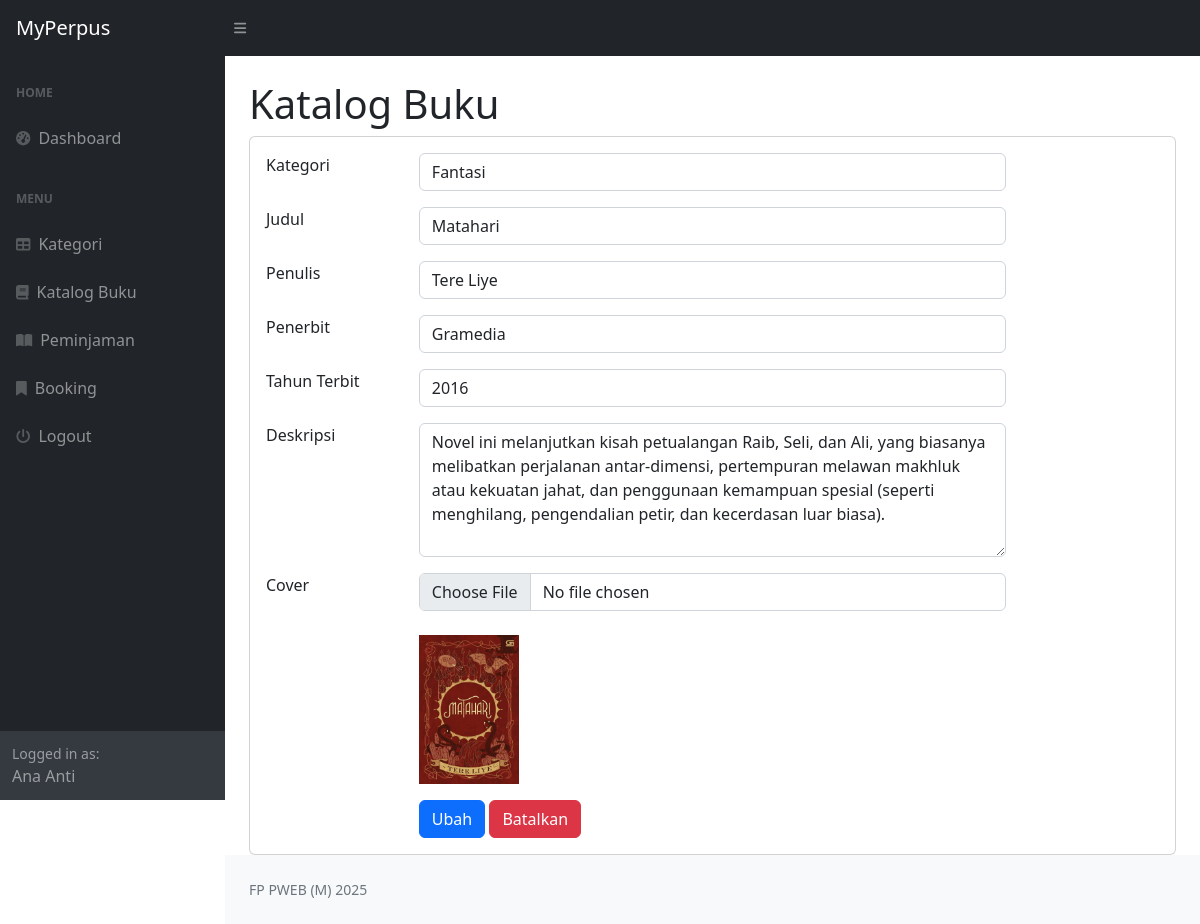
Screenshot of /index.php?page=buku_ubah&id=3 (signed in) with the database file from the repository.
### tables this page shows
CREATE TABLE `buku` (
  `id_buku` int(11) NOT NULL,
  `id_kategori` int(11) DEFAULT NULL,
  `judul` varchar(255) DEFAULT NULL,
  `penulis` varchar(255) DEFAULT NULL,
  `penerbit` varchar(255) DEFAULT NULL,
  `tahun_terbit` int(11) DEFAULT NULL,
  `deskripsi` text DEFAULT NULL,
  `status_buku` enum('dipinjam','dibooking','tersedia') DEFAULT 'tersedia',
  `cover` varchar(255) DEFAULT NULL
);

CREATE TABLE `kategori_buku` (
  `id_kategori` int(11) NOT NULL,
  `kategori` varchar(255) DEFAULT NULL
);

### buku_ubah.php (the view, shortened to what this page needs)
<h1 class="mt-4">Katalog Buku</h1>
<div class="card">
    <div class="card-body">
        <div class="row">
            <div class="col-md-12">
                <form method="post" enctype="multipart/form-data">
                    <?php
                        $id = $_GET['id'];
                        $query = mysqli_query($koneksi, "SELECT * FROM buku WHERE id_buku=$id");
                        $data = mysqli_fetch_array($query);
                    ?>
                    <div class="row mb-3">
                        <div class="col-md-2">Kategori</div>
                        <div class="col-md-8">
                            <select name="id_kategori" class="form-control">
                                <?php
                                    $kat = mysqli_query($koneksi, "SELECT * FROM kategori_buku");
                                    while($kategori = mysqli_fetch_array($kat)) {
                                        ?>
                                        <option <?php if($kategori['id_kategori'] == $data['id_kategori']) echo 'selected'; ?> value="<?php echo $kategori['id_kategori']; ?>"><?php echo $kategori['kategori']; ?></option>
                                        <?php
                                    }
                                ?>
                            </select>
                        </div>
                    </div>
                    <div class="row mb-3">
                        <div class="col-md-2">Judul</div>
                        <div class="col-md-8"><input type="text" value="<?php echo $data['judul']; ?>" class="form-control" name="judul"></div>
                    </div>
                    <div class="row mb-3">
                        <div class="col-md-2">Penulis</div>
                        <div class="col-md-8"><input type="text" value="<?php echo $data['penulis']; ?>" class="form-control" name="penulis"></div>
                    </div>
                    <div class="row mb-3">
                        <div class="col-md-2">Penerbit</div>
                        <div class="col-md-8"><input type="text" value="<?php echo $data['penerbit']; ?>" class="form-control" name="penerbit"></div>
                    </div>
                    <div class="row mb-3">
                        <div class="col-md-2">Tahun Terbit</div>
                        <div class="col-md-8"><input type="number" value="<?php echo $data['tahun_terbit']; ?>" class="form-control" name="tahun_terbit"></div>
                    </div>
                    <div class="row mb-3">
                        <div class="col-md-2">Deskripsi</div>
                        <div class="col-md-8">
                            <textarea name="deskripsi" rows="5" class="form-control"><?php echo $data['deskripsi']; ?></textarea>
                        </div>
                    </div>
                    <div class="row mb-3">
                        <div class="col-md-2">Cover</div>
                        <div class="col-md-8">
                            <input type="file" class="form-control" name="cover"><br>
                            <img src="uploads/<?php echo $data['cover']; ?>" width="100">
                        </div>
                    </div>
                    <div class="row">
                        <div class="col-md-2"></div>
                        <div class="col-md-8">
                            <button type="submit" class="btn btn-primary" name="submit" value="submit">Ubah</button>
                            <a href="?page=buku" class="btn btn-danger">Batalkan</a>
                        </div>
                    </div>
                </form>
            </div>
        </div>
    </div>
</div>

### rows the page displays
buku: id_kategori "Fantasi", judul "Matahari", penulis "Tere Liye", penerbit "Gramedia", tahun_terbit "2016", deskripsi "Novel ini melanjutkan kisah petualangan Raib, Seli, dan Ali, yang biasanya melibatkan perjalanan antar-dimensi, pertempuran melawan makhluk atau kekuatan jahat, dan penggunaan kemampuan spesial (seperti menghilang, pengendalian petir, dan kecerdasan luar biasa).", cover (picture)

### other values shown
$_SESSION['pengguna']['nama'] "Ana Anti"
